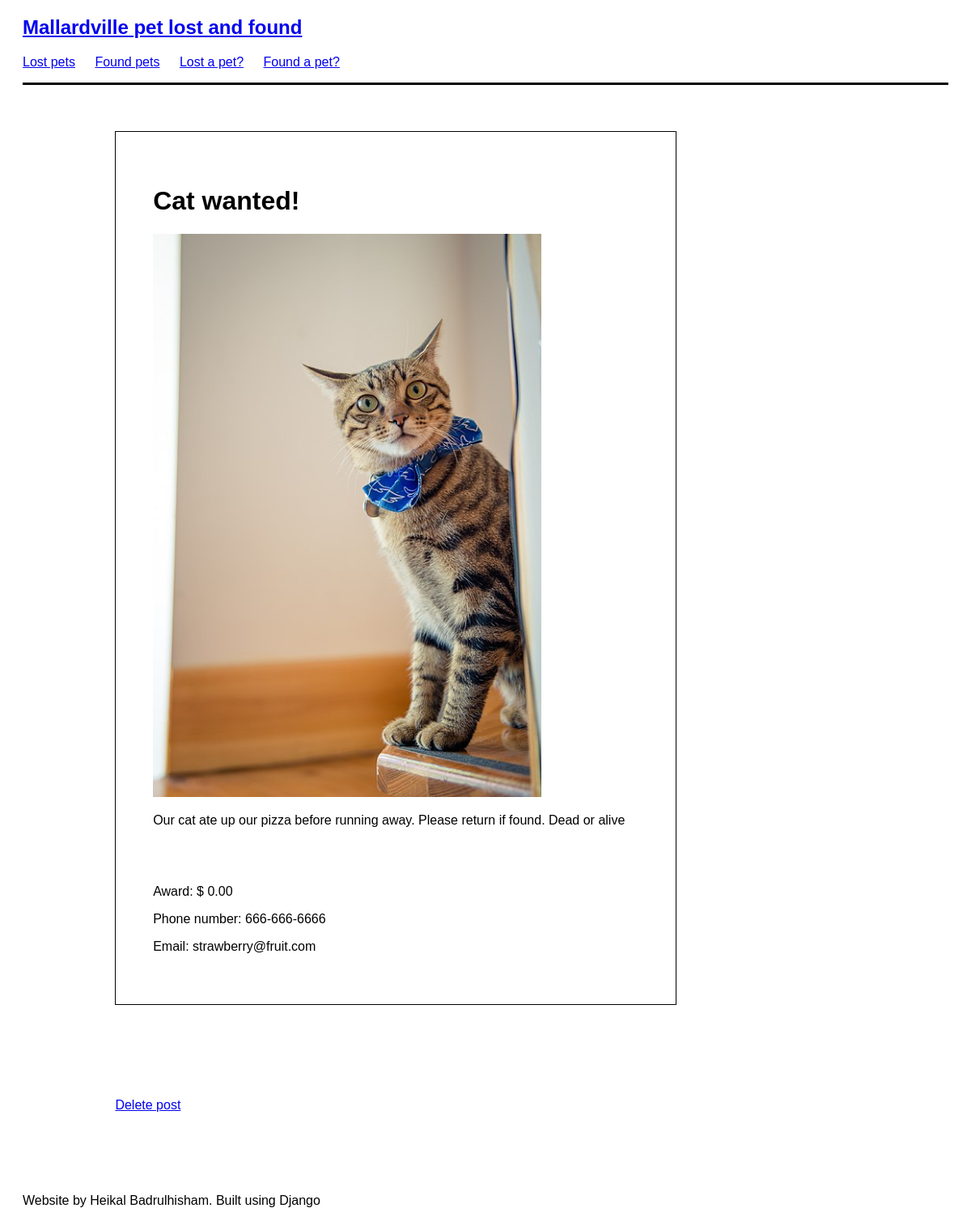
The page /post/12 on the database its author committed.
### posts/models.py (models this page shows, shortened)
class Post(models.Model):
    title = models.CharField(max_length=80)
    picture = models.ImageField(upload_to='uploads/', blank=True, null=True)
    description = models.TextField(null=True)
    email = models.EmailField(blank=True, null=True)
    phone = models.CharField(max_length=80, blank=True, null=True)
    date_posted = models.DateField(auto_now=True)
    award = models.DecimalField(max_digits=100, decimal_places=2, blank=True,
                                null=True, default=0.00)
    password = models.CharField(default='password', max_length=100)
    def get_delete_url(self):
        return reverse('post-delete', kwargs={'id': self.id})

### posts/views.py (the view)
# urls.py: path('<int:id>', post_detail_view, name='post-detail'),
def post_detail_view(request, id):
    post = get_object_or_404(Post, id=id)
    context = {'post': post}
    return render(request, 'posts/post_detail.html', context)

### posts/templates/posts/post_detail.html
{% extends 'base.html' %}
{% block content %}
<div class="post">
    <h1>{{ post.title }}</h1>
    {% if post.picture %}
    <img src="{{ post.picture.url }}">
    {% endif %}
    <p class="description">{{ post.description }}</p>
    {% if post.lostpost %}
        <p>Award: $ {{ post.award }}</p>
    {% endif %}
    {% if post.phone %}
        <p>Phone number: {{ post.phone }}</p>
    {% endif %}
    {% if post.email %}
        <p>Email: {{ post.email }}</p>
    {% endif %}
</div>
<a href="{{ post.get_delete_url }}" class='delete-link'>Delete post</a>
{% endblock %}

### static/css/style.css (style rules this page uses)
* { font-family: Helvetica, sans-serif; }
body { padding: 20px; padding-top: 0px; padding-bottom: 0px; }
.post { margin: 10%; margin-top: 5%; width: 80%; max-width: 600px; padding:4%; border-style: solid; border-width: thin; }
.post img { width: 80%; }
.post .description { margin-bottom: 70px; }
a.delete-link { margin-left: 10%; }

### rows shown on the page
Post: title "Cat wanted!", picture (picture), description "Our cat ate up our pizza before running away. Please return if found. Dead or alive", award "0.00", phone "666-666-6666", email "strawberry@fruit.com"
